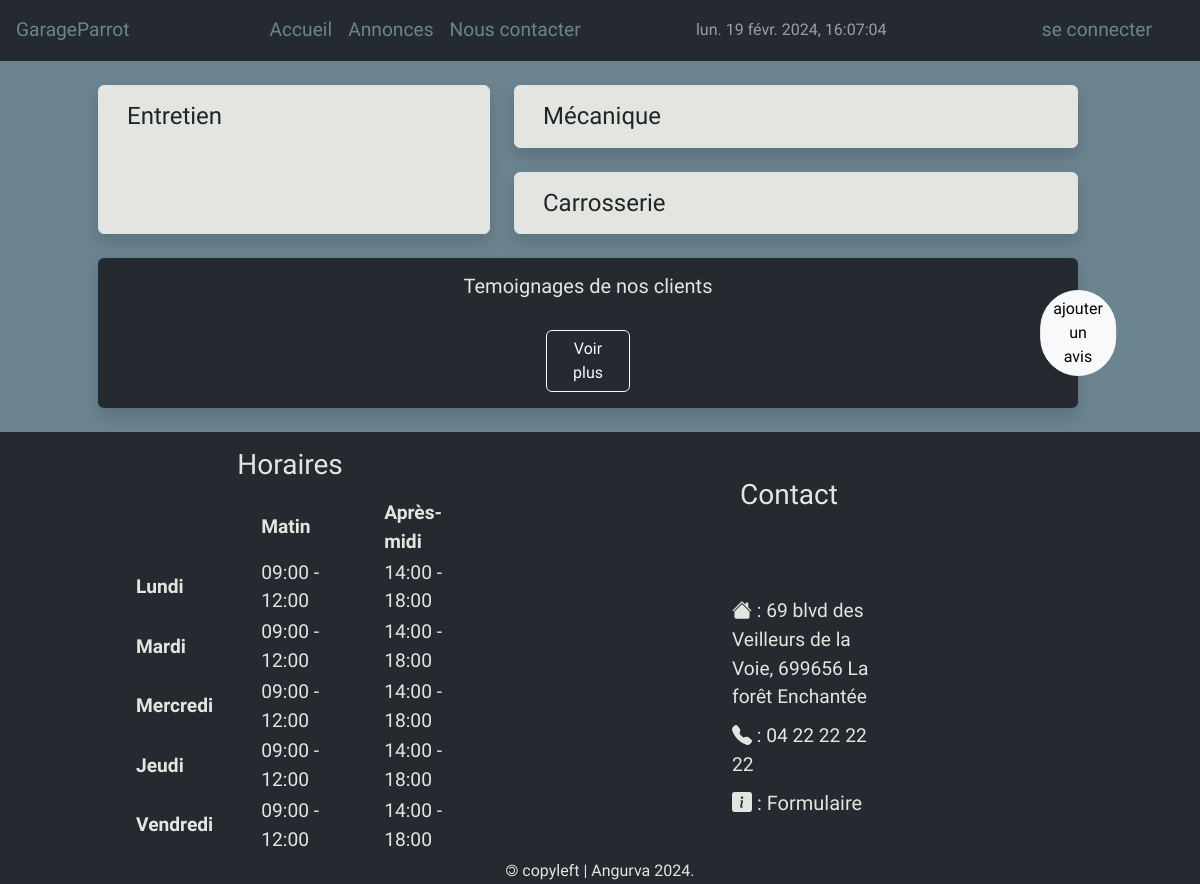
The page / on the database its author committed.
### tables this page shows
CREATE TABLE services(
   se_id INT UNSIGNED PRIMARY KEY AUTO_INCREMENT,
   se_title VARCHAR(50) NOT NULL,
   se_description TEXT NOT NULL,
   se_updateAt DATETIME NOT NULL DEFAULT (NOW()),
   ro_id INT UNSIGNED NOT NULL DEFAULT 1,
   FOREIGN KEY(ro_id) REFERENCES roles(ro_id)
);

CREATE TABLE schedules(
   sc_id INT UNSIGNED PRIMARY KEY AUTO_INCREMENT,
   sc_day VARCHAR(10) NOT NULL UNIQUE,
   sc_am_start TIME,
   sc_am_end TIME,
   sc_ap_start TIME,
   sc_ap_end TIME,
   sc_updateAt DATETIME NOT NULL DEFAULT (NOW()),
   ro_id INT UNSIGNED NOT NULL DEFAULT 1,
   FOREIGN KEY(ro_id) REFERENCES roles(ro_id)
);

### Controllers/HomeController.php (called while the page is built, shortened)
<?php declare (strict_types = 1);
class HomeController{
    public function index(): void
    {
        $services = HomeModel::getAllServices();
        $schedulers = SchedulersModel::getScheduler();
        require(dirname(__DIR__).DIRECTORY_SEPARATOR.'Views'.DIRECTORY_SEPARATOR.'pages'.DIRECTORY_SEPARATOR.'home.php');
        $pageContent = ob_get_clean();
        require(dirname(__DIR__).DIRECTORY_SEPARATOR.'Views'.DIRECTORY_SEPARATOR.'layout.php');
    }
}

### public/index.php (called while the page is built, shortened)
<?php declare (strict_types = 1);
$router = new Router;
try{
    $router->recordRoutes(BASE_FILE_PATH);
    $router->run($_SERVER['REQUEST_URI']);
}
catch(PathNotCorrectlyWrittenException $e)
{
    exit($e->getMessage());
}
catch(FileNotFoundException $e)
{
    exit($e->getMessage());
}
catch(ControllersNotFoundException $e)
{
    exit($e->getMessage());
}
catch(ClassOrMethodNotFoundException $e)
{
    exit($e->getMessage());
}
catch(RouteNotFoundException $e)
{
    exit($e->getMessage());
}

### Models/AbstractModel.php (called while the page is built, shortened)
<?php declare (strict_types = 1);
abstract class AbstractModel
{
    private static PDO $connection;
    private static function initConnection()
    {
        self::$connection = new PDO(DSN,USR,PWD,OPT);
    }
    protected static function getConnection(): PDO
    {
        return self::$connection;
    }
    protected static function getAll(string $tablename): array
    {
        $req = self::getConnection()->prepare("SELECT * FROM $tablename");
        $req->execute();
        $resultReq = $req->fetchAll();
        return $resultReq;
    }
}

### Models/HomeModel.php (called while the page is built, shortened)
<?php declare (strict_types = 1);
class HomeModel extends AbstractModel
{
    public static function getAllServices():array
    {
        return self::getAll('services');
    }
}

### Models/SchedulersModel.php (called while the page is built, shortened)
<?php declare (strict_types = 1);
class SchedulersModel extends AbstractModel
{
    public static function getScheduler():array
    {
       $req = parent::getConnection()->prepare("SELECT sc_day, date_format(sc_am_start,'%H:%i') AS sc_am_start, date_format(sc_am_end,'%H:%i') AS sc_am_end, date_format(sc_ap_start,'%H:%i') AS sc_ap_start, date_format(sc_ap_end,'%H:%i') AS sc_ap_end  from schedules  WHERE sc_am_start != '00:00'");
       $req->execute();
       $result = $req->fetchAll();
       return $result;
    }
}

### Views/layout.php (the view, shortened to what this page needs)
<!DOCTYPE html>
<html lang="en">
<head>
  <link rel="stylesheet" type="text/css" href="https://cdn.jsdelivr.net/npm/bootstrap-icons@1.11.3/font/bootstrap-icons.min.css">
  <link rel="stylesheet" type="text/css" href="//code.jquery.com/ui/1.13.2/themes/base/jquery-ui.css">
  <link rel="stylesheet" type="text/css" href="css/bootstrap.min.css">
  <link rel="stylesheet" type="text/css" href="css/styles.css">
</head>
<body onload="datetimeShow()" class="d-flex flex-column min-vh-100 ">
  <header class="container-fluid p-0 m-0 sticky-top">
    <nav class="navbar navbar-expand-lg navbar-color navbar-dark">
      <a href="#" class="navbar-brand ms-3 text-color-a">GarageParrot</a>
      <div class="collapse navbar-collapse flex-grow-0 offset-1" id="navbar-content">
        <ul class="navbar-nav ms-3 ">
          <li class="nav-item"><a class="nav-link text-color-a" href="/">Accueil</a></li>
          <li class="nav-item"><a class="nav-link text-color-a" href="/announces">Annonces</a></li>
          <li class="nav-item"><a class="nav-link text-color-a" href="#" data-bs-toggle="modal" data-bs-target="#formContact">Nous contacter</a></li>
        </ul>
      </div>
      <div class="navbar-nav offset-1 ms-auto me-5 d-none d-lg-flex">
        <div class="navbar-text text-color" id="daytime"> </div>
      </div>
      <?php
        if(isset($_SESSION['id']))
        {
        ?>
          <div class="navbar-nav ms-auto me-3 d-none d-lg-flex ">
            <form action="/opinions" method="POST">
              <button type="submit" class="btn btn-primary position-relative me-5 mt-2" style="height:30px"><i class="bi bi-chat-square-dots"></i>
                <span class="position-absolute top-0 start-100 translate-middle badge rounded-pill bg-danger">
                <?php echo $_SESSION['op_pending'] ?>
                </span>
            </button>
            </form>
            <form action="/contacts-list" method="POST">
            <button type="submit" class="btn btn-primary position-relative me-5 mt-2" style="height:30px"><i class="bi bi-envelope-arrow-down"></i>
              <span class="position-absolute top-0 start-100 translate-middle badge rounded-pill bg-danger">
                <?php echo $_SESSION['co_pending'] ?>
              </span>
            </button>
          </form>
          <div class="mt-2"><?php echo $_SESSION['prenom'].' ' . $_SESSION['nom'] ?></div>
            <button type="button" class="btn btn-primary position-relative mx-2 mt-2" style="height:30px"data-bs-toggle="modal" data-bs-target="#changepwd"><i class="bi bi-key"></i></i>
            </button>
          </form>
          <a class="nav-item nav-link text-color-a fs-6 fst-italic text-decoration-underline " href="/connection/logout">logout</a>
          <?php
        }
        else{
          ?>
          <a class="nav-item nav-link text-color-a ms-auto me-5" href="/connection">se connecter</a>
          <?php
        }
        ?>
    </nav>
  </header>
    <?php echo $pageContent ?? "" ?>
  <footer class="container-fluid mt-auto">
    <div class="row mt-4 footer-color-bg">
      <div class="col-sm-12 col-lg-4 offset-1">
        <h3 class="offset-4 mt-3">Horaires</h3>
        <table class="mt-3 mb-0 offset-0">
          <thead>
            <tr>
              <th></th>
              <th class="px-4" scope="col">Matin</th>
              <th class="px-4" scope="col">Après-midi</th>
            </tr>
          </thead>
          <tbody>
            <?php
            foreach ($schedulers as $scheduler): ?>
            <tr class="">
              <th class="px-4 " scope="row"><?php echo $scheduler['sc_day'] ?></th>
              <td class="px-4" > <time><?php echo $scheduler['sc_am_start'] ?></time> - <?php echo $scheduler['sc_am_end'] ?></td>
              <td class="px-4"><?php echo $scheduler['sc_ap_start'] ?> - <?php echo $scheduler['sc_ap_end'] ?></td>
            </tr>
            <?php endforeach ?>
          </tbody>
        </table>
      </div>
      <div class="col-sm-12 col-lg-4 row align-items-center offset-2">
          <h3 class="m-3">Contact</h3>
        <div class="col-sm-6">
          <div class="m-2">
            <span class=""><i class="bi bi-house-fill fs-5"></i> : 69 blvd des Veilleurs de la Voie, 699656 La forêt Enchantée</span>
          </div>
          <div class="m-2">
            <span class=""><i class="bi bi-telephone-fill fs-5"></i> : 04 22 22 22 22</span>
          </div>
          <div class="m-2 formulaire">
            <a class="nav-item nav-link" href="#" data-bs-toggle="modal" data-bs-target="#formContact"><i class="bi bi-info-square-fill fs-5"></i> : Formulaire</a>
          </div>
        </div>
      </div>
      <div class="col-sm-12 text-center">
        <span class="cluf">&#127279; copyleft | Angurva 2024.</span>
    </div>
  </footer>
</body>
</html>

### Views/pages/home.php (shortened to what this page needs)
<main class="container-fluid p-0 m-0">
    <section class="row p-0 m-0">
        <article class="col-sm-12 row justify-content-center mt-4">
            <div class="col-sm-12 col-lg-4 border rounded shadow me-4 servicing">
                <h4 class="m-3"><?php echo $services[0]['se_title'];  ?></h4>
            </div>
            <div class="col-sm-12 col-lg-6 row">
                <div class="col-sm-12 border rounded shadow mb-4 servicing">
                    <h4 class="m-3"><?php echo $services[1]['se_title']; ?></h4>
                </div>
                <div class="col-sm-12 border rounded shadow servicing">
                    <h4 class="m-3"><?php echo $services[2]['se_title']; ?></h4>
                </div>
            </div>
        </article>
        <aside class="col-sm-12 row justify-content-center">
        <div class="col-sm-12 col-lg-10 rounded shadow p-0 mt-4 opinions position-relative">
          <h5 class="text-center m-3"> Temoignages de nos clients </h5>
          <div class= "row justify-content-center">
            <button type="button" class="btn btn-outline-light col-sm-12 col-lg-1 m-3" data-bs-toggle="modal" data-bs-target="#modal_opinionslist" id="btn_modal_opinions">Voir plus </button>
          </div>
          <button type="button" class="btn btn-light rounded-pill  position-absolute top-50 start-100 translate-middle " data-bs-toggle="modal" data-bs-target="#modal_opinionadd" id="btn_modal_opinions">ajouter un avis </button>
        </div>
      </aside>
    </section>
</main>

### App/Router.php (shortened to what this page needs)
<?php declare (strict_types = 1);
class Router{
    private array $routes;
    public function recordRoutes(string $pathFile):void
    {
       if (file_exists($pathFile) && (is_file($pathFile)))
       {
           $json = json_decode(file_get_contents($pathFile),true);
            if (array_key_exists(self::CONTROLLERS, $json))
            {
                foreach ($json[self::CONTROLLERS] as $register=>$action)
                {
                     $this->routes[$register] = $action;
                }
            }
            else{
                throw new ControllersNotFoundException('Controllers not specified in list controllers file');
            }
       }
       else{
           throw new FileNotFoundException('File not found');
       }
    }
    public function run(string $uri): mixed
    {
        $path = explode('?', $uri)[0];
        $action = $this->routes[$path] ?? null;
        if (is_array($action))
        {
          [$class, $method] = $action;
          $class=self::CONTROLLERS.'\\'.$class;
          if(class_exists($class,false) && method_exists($class, $method))
          {
            $class = new $class();
            return call_user_func_array([$class,$method], []);
          }
          else{
            throw new ClassOrMethodNotFoundException('Class or Method not found');
          }
        }
        throw new RouteNotFoundException();
    }
}

### public/css/styles.css (style rules this page uses)
body { font-family: 'Mina',sans-serif; font-size: 1.05rem; background-color: #6B8490; }
.navbar-color, .footer-color-bg, .navbar-brand { background-color: #252930; color: #E3E6E0; font-size:1.2rem; }
.text-color { font-size:1rem; }
.text-color-a { color: #E3E6E0; }
.text-color-a:link { color: #6B8490; }
.servicing { background-color: #E3E6E0; }
.opinions { background-color: #252930; color: #E3E6E0; }
.cluf { font-size: 1rem; }
table tr td, table tr th { background-color: #252930; }
.formulaire { font-size: 1.25rem; }

### rows shown on the page
services: se_title "Entretien"
services: se_title "Mécanique"
services: se_title "Carrosserie"
schedules: sc_day "Lundi", sc_am_start "09:00", sc_am_end "12:00", sc_ap_start "14:00", sc_ap_end "18:00"
schedules: sc_day "Mardi", sc_am_start "09:00", sc_am_end "12:00", sc_ap_start "14:00", sc_ap_end "18:00"
schedules: sc_day "Mercredi", sc_am_start "09:00", sc_am_end "12:00", sc_ap_start "14:00", sc_ap_end "18:00"
schedules: sc_day "Jeudi", sc_am_start "09:00", sc_am_end "12:00", sc_ap_start "14:00", sc_ap_end "18:00"
schedules: sc_day "Vendredi", sc_am_start "09:00", sc_am_end "12:00", sc_ap_start "14:00", sc_ap_end "18:00"
